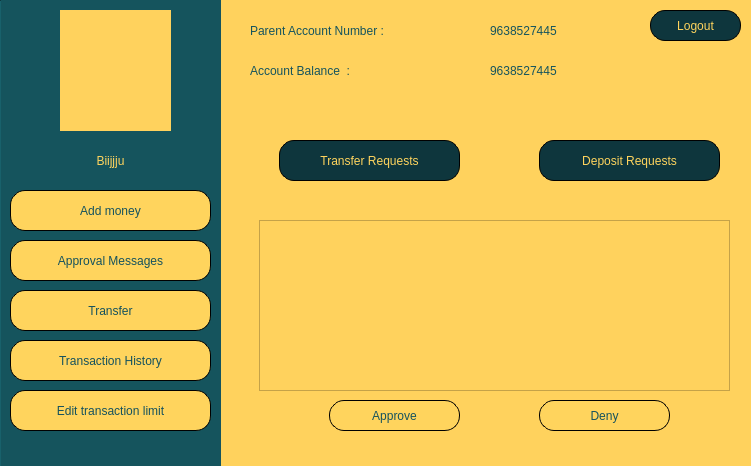
<?xml version="1.0" encoding="UTF-8"?>
<ui version="4.0">
 <class>MainWindow</class>
 <widget class="QMainWindow" name="MainWindow">
  <property name="geometry">
   <rect>
    <x>0</x>
    <y>0</y>
    <width>751</width>
    <height>466</height>
   </rect>
  </property>
  <property name="windowTitle">
   <string>MainWindow</string>
  </property>
  <property name="styleSheet">
   <string notr="true">background-color: rgb(255, 210, 93);</string>
  </property>
  <widget class="QWidget" name="centralwidget">
   <widget class="Line" name="line">
    <property name="geometry">
     <rect>
      <x>-220</x>
      <y>0</y>
      <width>441</width>
      <height>471</height>
     </rect>
    </property>
    <property name="styleSheet">
     <string notr="true">background-color: rgb(21, 82, 93);
background-color: rgb(21, 84, 93);</string>
    </property>
    <property name="orientation">
     <enum>Qt::Vertical</enum>
    </property>
   </widget>
   <widget class="QLabel" name="label">
    <property name="geometry">
     <rect>
      <x>60</x>
      <y>10</y>
      <width>111</width>
      <height>121</height>
     </rect>
    </property>
    <property name="styleSheet">
     <string notr="true">
background-image: url(:/logo/assets/logo3_1.png);</string>
    </property>
    <property name="text">
     <string/>
    </property>
    <property name="pixmap">
     <pixmap>:/logo/assets/logo3_1.png</pixmap>
    </property>
    <property name="scaledContents">
     <bool>true</bool>
    </property>
   </widget>
   <widget class="QPushButton" name="Approval_btn">
    <property name="geometry">
     <rect>
      <x>10</x>
      <y>240</y>
      <width>201</width>
      <height>41</height>
     </rect>
    </property>
    <property name="styleSheet">
     <string notr="true">QPushButton {
font: italic 18pt &quot;Goudy Old Style&quot;;
background-color: rgb(255, 212, 93);
color: rgb(21, 82, 93);
border: 1px solid;
border-radius: 15px;
border-style : inset;
}
QPushButton:hover {
background-color:rgb(14, 54, 61);
color:rgb(255,212,93);
}
</string>
    </property>
    <property name="text">
     <string>Approval Messages</string>
    </property>
   </widget>
   <widget class="QPushButton" name="transfer_btn">
    <property name="geometry">
     <rect>
      <x>10</x>
      <y>290</y>
      <width>201</width>
      <height>41</height>
     </rect>
    </property>
    <property name="styleSheet">
     <string notr="true">QPushButton {
font: italic 18pt &quot;Goudy Old Style&quot;;
background-color: rgb(255, 212, 93);
color: rgb(21, 82, 93);
border: 1px solid;
border-radius: 15px;
}
QPushButton:hover {
background-color:rgb(14, 54, 61);
color:rgb(255,212,93);
}</string>
    </property>
    <property name="text">
     <string>Transfer</string>
    </property>
   </widget>
   <widget class="QPushButton" name="transaction_btn">
    <property name="geometry">
     <rect>
      <x>10</x>
      <y>340</y>
      <width>201</width>
      <height>41</height>
     </rect>
    </property>
    <property name="styleSheet">
     <string notr="true">QPushButton {
font: italic 18pt &quot;Goudy Old Style&quot;;
background-color: rgb(255, 212, 93);
color: rgb(21, 82, 93);
border: 1px solid;
border-radius: 15px;
}
QPushButton:hover {
background-color:rgb(14, 54, 61);
color:rgb(255,212,93);
}</string>
    </property>
    <property name="text">
     <string>Transaction History</string>
    </property>
   </widget>
   <widget class="QPushButton" name="transaction_lmt_btn">
    <property name="geometry">
     <rect>
      <x>10</x>
      <y>390</y>
      <width>201</width>
      <height>41</height>
     </rect>
    </property>
    <property name="styleSheet">
     <string notr="true">QPushButton {
font: italic 18pt &quot;Goudy Old Style&quot;;
background-color: rgb(255, 212, 93);
color: rgb(21, 82, 93);
border: 1px solid;
border-radius: 15px;
}
QPushButton:hover {
background-color:rgb(14, 54, 61);
color:rgb(255,212,93);
}</string>
    </property>
    <property name="text">
     <string>Edit transaction limit</string>
    </property>
   </widget>
   <widget class="QLabel" name="label_7">
    <property name="geometry">
     <rect>
      <x>250</x>
      <y>10</y>
      <width>231</width>
      <height>41</height>
     </rect>
    </property>
    <property name="styleSheet">
     <string notr="true">color: rgb(21, 84, 93);
font: 75 16pt &quot;Goudy Old Style&quot;;</string>
    </property>
    <property name="text">
     <string>Parent Account Number :</string>
    </property>
   </widget>
   <widget class="QLabel" name="label_8">
    <property name="geometry">
     <rect>
      <x>20</x>
      <y>140</y>
      <width>181</width>
      <height>41</height>
     </rect>
    </property>
    <property name="styleSheet">
     <string notr="true">color: rgb(255, 212, 93);
background-color: rgb(21, 84, 93);
font: 75 16pt &quot;Goudy Old Style&quot;;</string>
    </property>
    <property name="text">
     <string>Biijjju</string>
    </property>
    <property name="alignment">
     <set>Qt::AlignCenter</set>
    </property>
   </widget>
   <widget class="QLabel" name="label_9">
    <property name="geometry">
     <rect>
      <x>490</x>
      <y>10</y>
      <width>151</width>
      <height>41</height>
     </rect>
    </property>
    <property name="styleSheet">
     <string notr="true">color: rgb(21, 84, 93);
font: 75 16pt &quot;Goudy Old Style&quot;;</string>
    </property>
    <property name="text">
     <string>9638527445</string>
    </property>
   </widget>
   <widget class="QStackedWidget" name="stackedWidget">
    <property name="geometry">
     <rect>
      <x>229</x>
      <y>100</y>
      <width>521</width>
      <height>361</height>
     </rect>
    </property>
    <property name="currentIndex">
     <number>0</number>
    </property>
    <widget class="QWidget" name="Approval_message_page">
     <widget class="QStackedWidget" name="RequestsWidget">
      <property name="geometry">
       <rect>
        <x>10</x>
        <y>100</y>
        <width>501</width>
        <height>241</height>
       </rect>
      </property>
      <property name="currentIndex">
       <number>1</number>
      </property>
      <widget class="QWidget" name="Transfer_request_page">
       <widget class="QTableWidget" name="transfer_request_table">
        <property name="geometry">
         <rect>
          <x>15</x>
          <y>20</y>
          <width>471</width>
          <height>171</height>
         </rect>
        </property>
        <property name="styleSheet">
         <string notr="true">font: 75 14pt &quot;Goudy Old Style&quot;;
color: rgb(0, 0, 0);</string>
        </property>
       </widget>
       <widget class="QPushButton" name="approve_transaction_btn">
        <property name="geometry">
         <rect>
          <x>60</x>
          <y>200</y>
          <width>131</width>
          <height>31</height>
         </rect>
        </property>
        <property name="styleSheet">
         <string notr="true">QPushButton {
font: italic 14pt &quot;Goudy Old Style&quot;;
background-color:rgb(14, 54, 61);
color:rgb(255,212,93);
border: 1px solid;
border-radius: 15px;
border-style : inset;
}
QPushButton:hover {

background-color: rgb(255, 212, 93);
color: rgb(21, 82, 93);
}
</string>
        </property>
        <property name="text">
         <string>Approve</string>
        </property>
       </widget>
       <widget class="QPushButton" name="deny_transaction_btn">
        <property name="geometry">
         <rect>
          <x>320</x>
          <y>200</y>
          <width>131</width>
          <height>31</height>
         </rect>
        </property>
        <property name="styleSheet">
         <string notr="true">QPushButton {
font: italic 14pt &quot;Goudy Old Style&quot;;
background-color:rgb(14, 54, 61);
color:rgb(255,212,93);
border: 1px solid;
border-radius: 15px;
border-style : inset;
}
QPushButton:hover {

background-color: rgb(255, 212, 93);
color: rgb(21, 82, 93);
}
</string>
        </property>
        <property name="text">
         <string>Deny</string>
        </property>
       </widget>
      </widget>
      <widget class="QWidget" name="Deposit_request_page">
       <widget class="QTableWidget" name="deposit_requests_table">
        <property name="geometry">
         <rect>
          <x>20</x>
          <y>20</y>
          <width>471</width>
          <height>171</height>
         </rect>
        </property>
        <property name="styleSheet">
         <string notr="true">font: 75 12pt &quot;Goudy Old Style&quot;;
color: rgb(0, 0, 0);</string>
        </property>
       </widget>
       <widget class="QPushButton" name="approve_deposit_btn">
        <property name="geometry">
         <rect>
          <x>90</x>
          <y>200</y>
          <width>131</width>
          <height>31</height>
         </rect>
        </property>
        <property name="styleSheet">
         <string notr="true">QPushButton {
font: italic 14pt &quot;Goudy Old Style&quot;;
background-color: rgb(255, 212, 93);
color: rgb(21, 82, 93);
border: 1px solid;
border-radius: 15px;
border-style : inset;
}
QPushButton:hover {
background-color:rgb(14, 54, 61);
color:rgb(255,212,93);
}
</string>
        </property>
        <property name="text">
         <string>Approve</string>
        </property>
       </widget>
       <widget class="QPushButton" name="deny_deposit_btn">
        <property name="geometry">
         <rect>
          <x>300</x>
          <y>200</y>
          <width>131</width>
          <height>31</height>
         </rect>
        </property>
        <property name="styleSheet">
         <string notr="true">QPushButton {
font: italic 14pt &quot;Goudy Old Style&quot;;
background-color: rgb(255, 212, 93);
color: rgb(21, 82, 93);
border: 1px solid;
border-radius: 15px;
border-style : inset;
}
QPushButton:hover {
background-color:rgb(14, 54, 61);
color:rgb(255,212,93);
}
</string>
        </property>
        <property name="text">
         <string>Deny</string>
        </property>
       </widget>
      </widget>
     </widget>
     <widget class="QPushButton" name="transfer_request_btn">
      <property name="geometry">
       <rect>
        <x>50</x>
        <y>40</y>
        <width>181</width>
        <height>41</height>
       </rect>
      </property>
      <property name="styleSheet">
       <string notr="true">QPushButton {
font: italic 14pt &quot;Goudy Old Style&quot;;
background-color:rgb(14, 54, 61);
color:rgb(255,212,93);
border: 1px solid;
border-radius: 15px;
border-style : inset;
}
QPushButton:hover {

background-color: rgb(255, 212, 93);
color: rgb(21, 82, 93);
}
</string>
      </property>
      <property name="text">
       <string>Transfer Requests</string>
      </property>
     </widget>
     <widget class="QPushButton" name="deposit_request_btn">
      <property name="geometry">
       <rect>
        <x>310</x>
        <y>40</y>
        <width>181</width>
        <height>41</height>
       </rect>
      </property>
      <property name="styleSheet">
       <string notr="true">QPushButton {
font: italic 14pt &quot;Goudy Old Style&quot;;
background-color:rgb(14, 54, 61);
color:rgb(255,212,93);
border: 1px solid;
border-radius: 15px;
border-style : inset;
}
QPushButton:hover {

background-color: rgb(255, 212, 93);
color: rgb(21, 82, 93);
}
</string>
      </property>
      <property name="text">
       <string>Deposit Requests</string>
      </property>
     </widget>
    </widget>
    <widget class="QWidget" name="Transaction_history_page">
     <widget class="QTableWidget" name="Transactions_history_table">
      <property name="geometry">
       <rect>
        <x>20</x>
        <y>100</y>
        <width>491</width>
        <height>221</height>
       </rect>
      </property>
      <property name="styleSheet">
       <string notr="true">font: 75 14pt &quot;Goudy Old Style&quot;;
color: rgb(0, 0, 0);</string>
      </property>
     </widget>
     <widget class="QLabel" name="label_13">
      <property name="geometry">
       <rect>
        <x>130</x>
        <y>20</y>
        <width>251</width>
        <height>41</height>
       </rect>
      </property>
      <property name="styleSheet">
       <string notr="true">color: rgb(21, 84, 93);
font: 75 16pt &quot;Goudy Old Style&quot;;</string>
      </property>
      <property name="text">
       <string>TRANSACTION HISTORY</string>
      </property>
     </widget>
    </widget>
    <widget class="QWidget" name="Transfe_page">
     <widget class="QStackedWidget" name="Transfer_check_widget">
      <property name="geometry">
       <rect>
        <x>20</x>
        <y>70</y>
        <width>481</width>
        <height>251</height>
       </rect>
      </property>
      <property name="currentIndex">
       <number>0</number>
      </property>
      <widget class="QWidget" name="Account_verify_page">
       <widget class="QLabel" name="label_15">
        <property name="geometry">
         <rect>
          <x>20</x>
          <y>40</y>
          <width>231</width>
          <height>41</height>
         </rect>
        </property>
        <property name="styleSheet">
         <string notr="true">color: rgb(21, 84, 93);
font: 75 16pt &quot;Goudy Old Style&quot;;</string>
        </property>
        <property name="text">
         <string>Enter Account Number :</string>
        </property>
       </widget>
       <widget class="QLineEdit" name="limit_edt_2">
        <property name="geometry">
         <rect>
          <x>250</x>
          <y>50</y>
          <width>171</width>
          <height>31</height>
         </rect>
        </property>
        <property name="styleSheet">
         <string notr="true">color: rgb(0, 0, 0);
font: 75 14pt &quot;Goudy Old Style&quot;;</string>
        </property>
       </widget>
       <widget class="QPushButton" name="verify_acc_btn">
        <property name="geometry">
         <rect>
          <x>120</x>
          <y>120</y>
          <width>201</width>
          <height>41</height>
         </rect>
        </property>
        <property name="styleSheet">
         <string notr="true">QPushButton {
font: italic 14pt &quot;Goudy Old Style&quot;;
background-color:rgb(14, 54, 61);
color:rgb(255,212,93);
border: 1px solid;
border-radius: 15px;
border-style : inset;
}
QPushButton:hover {

background-color: rgb(255, 212, 93);
color: rgb(21, 82, 93);
}
</string>
        </property>
        <property name="text">
         <string>Verify</string>
        </property>
       </widget>
      </widget>
      <widget class="QWidget" name="Amount_enter_page">
       <widget class="QPushButton" name="Confirm_amnt_btn">
        <property name="geometry">
         <rect>
          <x>160</x>
          <y>200</y>
          <width>201</width>
          <height>41</height>
         </rect>
        </property>
        <property name="styleSheet">
         <string notr="true">QPushButton {
font: italic 14pt &quot;Goudy Old Style&quot;;
background-color:rgb(14, 54, 61);
color:rgb(255,212,93);
border: 1px solid;
border-radius: 15px;
border-style : inset;
}
QPushButton:hover {

background-color: rgb(255, 212, 93);
color: rgb(21, 82, 93);
}
</string>
        </property>
        <property name="text">
         <string>Confirm</string>
        </property>
       </widget>
       <widget class="QLabel" name="label_16">
        <property name="geometry">
         <rect>
          <x>100</x>
          <y>40</y>
          <width>101</width>
          <height>21</height>
         </rect>
        </property>
        <property name="styleSheet">
         <string notr="true">color: rgb(21, 84, 93);
font: 75 16pt &quot;Goudy Old Style&quot;;</string>
        </property>
        <property name="text">
         <string>Name :</string>
        </property>
       </widget>
       <widget class="QLabel" name="label_17">
        <property name="geometry">
         <rect>
          <x>100</x>
          <y>80</y>
          <width>101</width>
          <height>21</height>
         </rect>
        </property>
        <property name="styleSheet">
         <string notr="true">color: rgb(21, 84, 93);
font: 75 16pt &quot;Goudy Old Style&quot;;</string>
        </property>
        <property name="text">
         <string>Amount :</string>
        </property>
       </widget>
       <widget class="QLabel" name="label_18">
        <property name="geometry">
         <rect>
          <x>100</x>
          <y>120</y>
          <width>171</width>
          <height>21</height>
         </rect>
        </property>
        <property name="styleSheet">
         <string notr="true">color: rgb(21, 84, 93);
font: 75 16pt &quot;Goudy Old Style&quot;;</string>
        </property>
        <property name="text">
         <string>Re-enter Amount :</string>
        </property>
       </widget>
       <widget class="QLineEdit" name="Name_edt">
        <property name="geometry">
         <rect>
          <x>280</x>
          <y>40</y>
          <width>151</width>
          <height>21</height>
         </rect>
        </property>
        <property name="styleSheet">
         <string notr="true">color: rgb(0, 0, 0);
font: 75 14pt &quot;Goudy Old Style&quot;;</string>
        </property>
       </widget>
       <widget class="QLineEdit" name="Amount_edt">
        <property name="geometry">
         <rect>
          <x>280</x>
          <y>80</y>
          <width>151</width>
          <height>21</height>
         </rect>
        </property>
        <property name="styleSheet">
         <string notr="true">color: rgb(0, 0, 0);
font: 75 14pt &quot;Goudy Old Style&quot;;</string>
        </property>
       </widget>
       <widget class="QLineEdit" name="re_amnt_edt">
        <property name="geometry">
         <rect>
          <x>280</x>
          <y>120</y>
          <width>151</width>
          <height>21</height>
         </rect>
        </property>
        <property name="styleSheet">
         <string notr="true">color: rgb(0, 0, 0);
font: 75 14pt &quot;Goudy Old Style&quot;;</string>
        </property>
       </widget>
       <widget class="QLabel" name="label_21">
        <property name="geometry">
         <rect>
          <x>100</x>
          <y>160</y>
          <width>171</width>
          <height>21</height>
         </rect>
        </property>
        <property name="styleSheet">
         <string notr="true">color: rgb(21, 84, 93);
font: 75 16pt &quot;Goudy Old Style&quot;;</string>
        </property>
        <property name="text">
         <string>Message :</string>
        </property>
       </widget>
       <widget class="QLineEdit" name="re_amnt_edt_2">
        <property name="geometry">
         <rect>
          <x>280</x>
          <y>160</y>
          <width>151</width>
          <height>21</height>
         </rect>
        </property>
        <property name="styleSheet">
         <string notr="true">color: rgb(0, 0, 0);
font: 75 14pt &quot;Goudy Old Style&quot;;</string>
        </property>
       </widget>
      </widget>
      <widget class="QWidget" name="final_check_page">
       <widget class="QLineEdit" name="usernm_edt">
        <property name="geometry">
         <rect>
          <x>250</x>
          <y>60</y>
          <width>151</width>
          <height>21</height>
         </rect>
        </property>
        <property name="styleSheet">
         <string notr="true">color: rgb(0, 0, 0);
font: 75 14pt &quot;Goudy Old Style&quot;;</string>
        </property>
       </widget>
       <widget class="QLineEdit" name="pass_Edt">
        <property name="geometry">
         <rect>
          <x>250</x>
          <y>100</y>
          <width>151</width>
          <height>21</height>
         </rect>
        </property>
        <property name="styleSheet">
         <string notr="true">color: rgb(0, 0, 0);
font: 75 14pt &quot;Goudy Old Style&quot;;</string>
        </property>
       </widget>
       <widget class="QLabel" name="label_19">
        <property name="geometry">
         <rect>
          <x>120</x>
          <y>50</y>
          <width>101</width>
          <height>41</height>
         </rect>
        </property>
        <property name="styleSheet">
         <string notr="true">color: rgb(21, 84, 93);
font: 75 16pt &quot;Goudy Old Style&quot;;</string>
        </property>
        <property name="text">
         <string>Username :</string>
        </property>
       </widget>
       <widget class="QLabel" name="label_20">
        <property name="geometry">
         <rect>
          <x>120</x>
          <y>90</y>
          <width>101</width>
          <height>41</height>
         </rect>
        </property>
        <property name="styleSheet">
         <string notr="true">color: rgb(21, 84, 93);
font: 75 16pt &quot;Goudy Old Style&quot;;</string>
        </property>
        <property name="text">
         <string>Password :</string>
        </property>
       </widget>
       <widget class="QPushButton" name="transfer_money_btn">
        <property name="geometry">
         <rect>
          <x>160</x>
          <y>160</y>
          <width>201</width>
          <height>41</height>
         </rect>
        </property>
        <property name="styleSheet">
         <string notr="true">QPushButton {
font: italic 14pt &quot;Goudy Old Style&quot;;
background-color:rgb(14, 54, 61);
color:rgb(255,212,93);
border: 1px solid;
border-radius: 15px;
border-style : inset;
}
QPushButton:hover {

background-color: rgb(255, 212, 93);
color: rgb(21, 82, 93);
}
</string>
        </property>
        <property name="text">
         <string>Transfer</string>
        </property>
       </widget>
      </widget>
     </widget>
     <widget class="QLabel" name="label_14">
      <property name="geometry">
       <rect>
        <x>190</x>
        <y>20</y>
        <width>141</width>
        <height>41</height>
       </rect>
      </property>
      <property name="styleSheet">
       <string notr="true">color: rgb(21, 84, 93);
font: 75 20pt &quot;Goudy Old Style&quot;;</string>
      </property>
      <property name="text">
       <string>TRANSFER</string>
      </property>
     </widget>
    </widget>
    <widget class="QWidget" name="Addmoney_page">
     <widget class="QLabel" name="label_22">
      <property name="geometry">
       <rect>
        <x>40</x>
        <y>130</y>
        <width>241</width>
        <height>41</height>
       </rect>
      </property>
      <property name="styleSheet">
       <string notr="true">background-color: rgb(255, 210, 93);
color: rgb(21, 84, 93);
font: 75 18pt &quot;Goudy Old Style&quot;;
 </string>
      </property>
      <property name="text">
       <string>Enter Amount</string>
      </property>
     </widget>
     <widget class="QPushButton" name="deposit_btn_child">
      <property name="geometry">
       <rect>
        <x>160</x>
        <y>210</y>
        <width>201</width>
        <height>41</height>
       </rect>
      </property>
      <property name="styleSheet">
       <string notr="true">QPushButton {
font: italic 14pt &quot;Goudy Old Style&quot;;
background-color:rgb(14, 54, 61);
color:rgb(255,212,93);
border: 1px solid;
border-radius: 15px;
border-style : inset;
}
QPushButton:hover {

background-color: rgb(255, 212, 93);
color: rgb(21, 82, 93);
}
</string>
      </property>
      <property name="text">
       <string>Add Money</string>
      </property>
     </widget>
     <widget class="QLineEdit" name="Deposit_amnt_edt">
      <property name="geometry">
       <rect>
        <x>330</x>
        <y>140</y>
        <width>141</width>
        <height>21</height>
       </rect>
      </property>
     </widget>
     <widget class="QLabel" name="label_2">
      <property name="geometry">
       <rect>
        <x>170</x>
        <y>50</y>
        <width>171</width>
        <height>61</height>
       </rect>
      </property>
      <property name="styleSheet">
       <string notr="true">color: rgb(21, 84, 93);
font: 75 22pt &quot;Goudy Old Style&quot;;</string>
      </property>
      <property name="text">
       <string>Add Money</string>
      </property>
      <property name="indent">
       <number>8</number>
      </property>
     </widget>
    </widget>
    <widget class="QWidget" name="Transaction_limit_page">
     <widget class="QLabel" name="label_11">
      <property name="geometry">
       <rect>
        <x>100</x>
        <y>20</y>
        <width>311</width>
        <height>41</height>
       </rect>
      </property>
      <property name="styleSheet">
       <string notr="true">color: rgb(21, 84, 93);
font: 75 16pt &quot;Goudy Old Style&quot;;</string>
      </property>
      <property name="text">
       <string>SET NEW TRANSACTION LIMIT</string>
      </property>
     </widget>
     <widget class="QLabel" name="label_12">
      <property name="geometry">
       <rect>
        <x>80</x>
        <y>140</y>
        <width>141</width>
        <height>41</height>
       </rect>
      </property>
      <property name="styleSheet">
       <string notr="true">color: rgb(21, 84, 93);
font: 75 16pt &quot;Goudy Old Style&quot;;</string>
      </property>
      <property name="text">
       <string>Enter Amount :</string>
      </property>
     </widget>
     <widget class="QLineEdit" name="limit_edt">
      <property name="geometry">
       <rect>
        <x>240</x>
        <y>150</y>
        <width>171</width>
        <height>31</height>
       </rect>
      </property>
      <property name="styleSheet">
       <string notr="true">color: rgb(0, 0, 0);
font: 75 14pt &quot;Goudy Old Style&quot;;</string>
      </property>
     </widget>
     <widget class="QPushButton" name="set_lmt_btn">
      <property name="geometry">
       <rect>
        <x>140</x>
        <y>230</y>
        <width>201</width>
        <height>41</height>
       </rect>
      </property>
      <property name="styleSheet">
       <string notr="true">QPushButton {
font: italic 14pt &quot;Goudy Old Style&quot;;
background-color:rgb(14, 54, 61);
color:rgb(255,212,93);
border: 1px solid;
border-radius: 15px;
border-style : inset;
}
QPushButton:hover {

background-color: rgb(255, 212, 93);
color: rgb(21, 82, 93);
}
</string>
      </property>
      <property name="text">
       <string>Set limit</string>
      </property>
     </widget>
    </widget>
   </widget>
   <widget class="QPushButton" name="logout_btn">
    <property name="geometry">
     <rect>
      <x>650</x>
      <y>10</y>
      <width>91</width>
      <height>31</height>
     </rect>
    </property>
    <property name="styleSheet">
     <string notr="true">QPushButton {
font: italic 14pt &quot;Goudy Old Style&quot;;
background-color:rgb(14, 54, 61);
color:rgb(255,212,93);
border: 1px solid;
border-radius: 15px;
border-style : inset;
}
QPushButton:hover {

background-color: rgb(255, 212, 93);
color: rgb(21, 82, 93);
}
</string>
    </property>
    <property name="text">
     <string>Logout</string>
    </property>
   </widget>
   <widget class="QPushButton" name="Ad_money_btn">
    <property name="geometry">
     <rect>
      <x>10</x>
      <y>190</y>
      <width>201</width>
      <height>41</height>
     </rect>
    </property>
    <property name="styleSheet">
     <string notr="true">QPushButton {
font: italic 18pt &quot;Goudy Old Style&quot;;
background-color: rgb(255, 212, 93);
color: rgb(21, 82, 93);
border: 1px solid;
border-radius: 15px;
border-style : inset;
}
QPushButton:hover {
background-color:rgb(14, 54, 61);
color:rgb(255,212,93);
}
</string>
    </property>
    <property name="text">
     <string>Add money</string>
    </property>
   </widget>
   <widget class="QLabel" name="label_10">
    <property name="geometry">
     <rect>
      <x>250</x>
      <y>50</y>
      <width>231</width>
      <height>41</height>
     </rect>
    </property>
    <property name="styleSheet">
     <string notr="true">color: rgb(21, 84, 93);
font: 75 16pt &quot;Goudy Old Style&quot;;</string>
    </property>
    <property name="text">
     <string>Account Balance  :</string>
    </property>
   </widget>
   <widget class="QLabel" name="balance_lbl">
    <property name="geometry">
     <rect>
      <x>490</x>
      <y>50</y>
      <width>151</width>
      <height>41</height>
     </rect>
    </property>
    <property name="styleSheet">
     <string notr="true">color: rgb(21, 84, 93);
font: 75 16pt &quot;Goudy Old Style&quot;;</string>
    </property>
    <property name="text">
     <string>9638527445</string>
    </property>
   </widget>
  </widget>
 </widget>
 <resources>
  <include location="../Resource/company_logo_blue.qrc"/>
  <include location="C:/WINDOWS/Resource/company_logo_blue.qrc"/>
 </resources>
 <connections/>
</ui>
